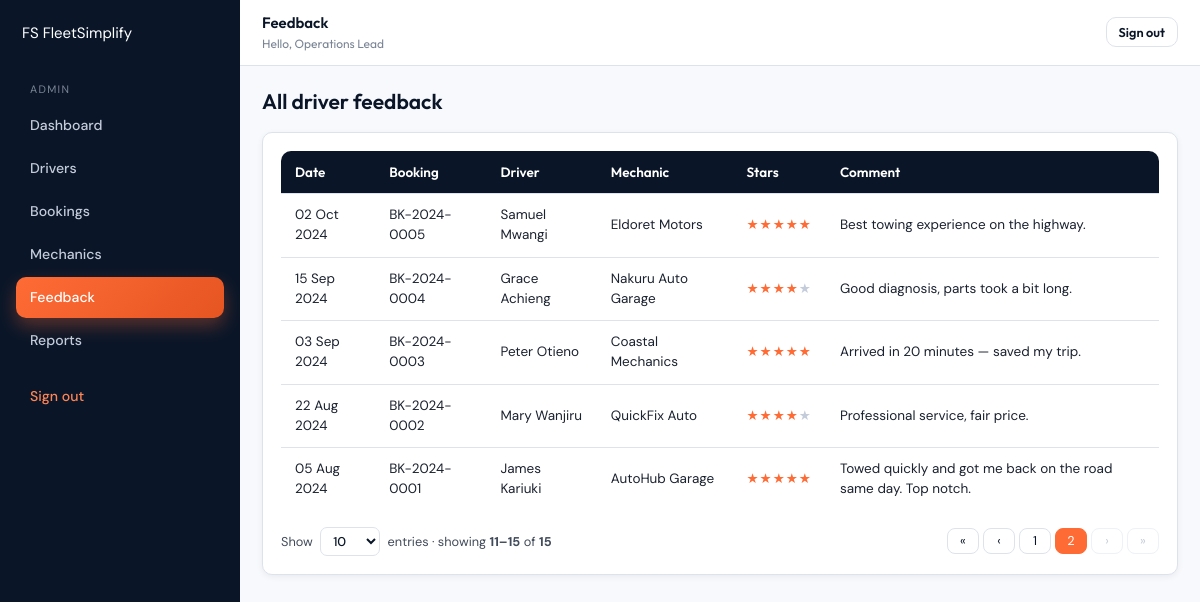
Before: /admin/feedback.php?page=2&per=10 (signed in) with the older database file.
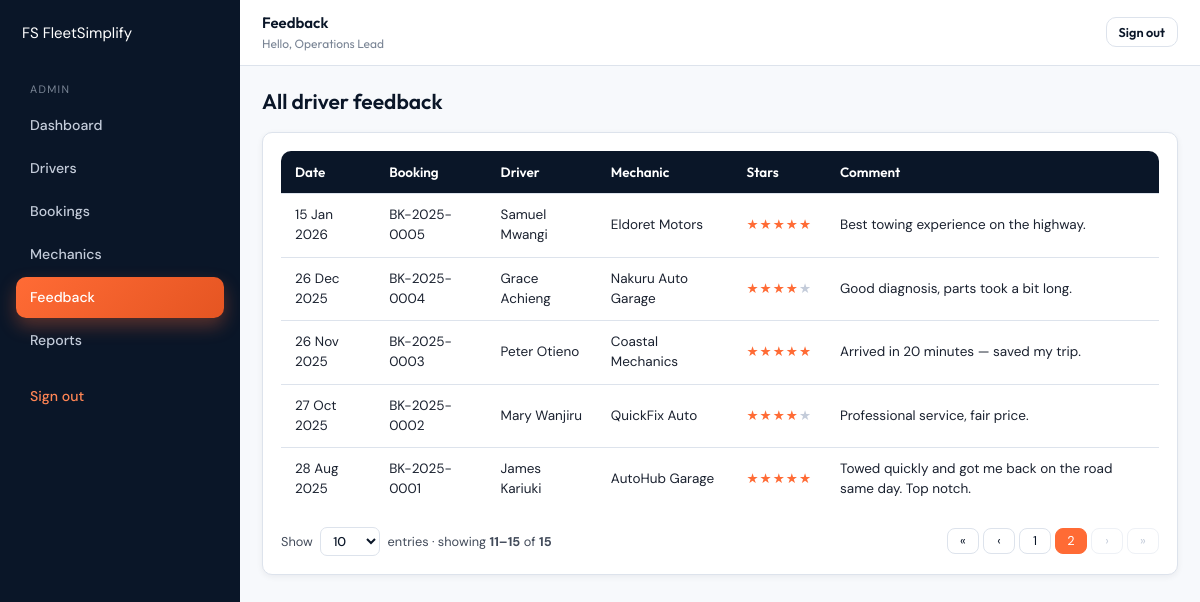
After: the same page with the newer database file.
### tables this page shows
CREATE TABLE ratings (
  id          INT UNSIGNED NOT NULL AUTO_INCREMENT,
  booking_id  INT UNSIGNED NOT NULL,
  user_id     INT UNSIGNED NOT NULL,
  mechanic_id INT UNSIGNED NOT NULL,
  rating      TINYINT UNSIGNED NOT NULL,
  comment     TEXT NULL,
  created_at  TIMESTAMP NOT NULL DEFAULT CURRENT_TIMESTAMP,
  PRIMARY KEY (id),
  UNIQUE KEY uq_ratings_booking (booking_id),
  KEY idx_ratings_mechanic (mechanic_id),
  CONSTRAINT fk_ratings_booking  FOREIGN KEY (booking_id)  REFERENCES bookings(id)  ON DELETE CASCADE,
  CONSTRAINT fk_ratings_user     FOREIGN KEY (user_id)     REFERENCES users(id)     ON DELETE CASCADE,
  CONSTRAINT fk_ratings_mechanic FOREIGN KEY (mechanic_id) REFERENCES mechanics(id) ON DELETE CASCADE,
  CONSTRAINT chk_ratings_range CHECK (rating BETWEEN 1 AND 5)
);

CREATE TABLE bookings (
  id                  INT UNSIGNED NOT NULL AUTO_INCREMENT,
  booking_number      VARCHAR(20)  NOT NULL,
  user_id             INT UNSIGNED NOT NULL,
  mechanic_id         INT UNSIGNED NULL,
  vehicle_plate       VARCHAR(20)  NOT NULL,
  vehicle_type        VARCHAR(40)  NOT NULL,
  breakdown_cause     VARCHAR(60)  NOT NULL,
  breakdown_location  VARCHAR(60)  NOT NULL,
  severity            VARCHAR(20)  NOT NULL DEFAULT 'Minor',
  status              ENUM('new','in_progress','completed','rejected') NOT NULL DEFAULT 'new',
  repair_method       VARCHAR(60)  NULL,
  downtime_reason     VARCHAR(60)  NULL,
  spare_parts_used    VARCHAR(255) NULL,
  repair_time_minutes INT UNSIGNED NULL,
  amount              DECIMAL(10,2) NOT NULL DEFAULT 0,
  driver_lat          DECIMAL(10,7) NULL,
  driver_lng          DECIMAL(10,7) NULL,
  created_at          TIMESTAMP    NOT NULL DEFAULT CURRENT_TIMESTAMP,
  updated_at          TIMESTAMP    NOT NULL DEFAULT CURRENT_TIMESTAMP ON UPDATE CURRENT_TIMESTAMP,
  PRIMARY KEY (id),
  UNIQUE KEY uq_bookings_number (booking_number),
  KEY idx_bookings_user (user_id),
  KEY idx_bookings_mechanic (mechanic_id),
  KEY idx_bookings_status (status),
  KEY idx_bookings_created (created_at),
  CONSTRAINT fk_bookings_user FOREIGN KEY (user_id) REFERENCES users(id) ON DELETE CASCADE,
  CONSTRAINT fk_bookings_mechanic FOREIGN KEY (mechanic_id) REFERENCES mechanics(id) ON DELETE SET NULL
);

CREATE TABLE users (
  id          INT UNSIGNED NOT NULL AUTO_INCREMENT,
  name        VARCHAR(120) NOT NULL,
  email       VARCHAR(190) NOT NULL,
  password    VARCHAR(255) NOT NULL,
  mobile      VARCHAR(10)  NOT NULL,
  created_at  TIMESTAMP    NOT NULL DEFAULT CURRENT_TIMESTAMP,
  PRIMARY KEY (id),
  UNIQUE KEY uq_users_email (email)
);

CREATE TABLE mechanics (
  id                  INT UNSIGNED NOT NULL AUTO_INCREMENT,
  name                VARCHAR(120) NOT NULL,
  email               VARCHAR(190) NOT NULL,
  password            VARCHAR(255) NOT NULL,
  mobile              VARCHAR(10)  NOT NULL,
  town                VARCHAR(80)  NOT NULL,
  address             VARCHAR(255) NOT NULL,
  licence_no          VARCHAR(60)  NOT NULL,
  business_name       VARCHAR(150) NOT NULL,
  service_description VARCHAR(255) NOT NULL DEFAULT '',
  availability        VARCHAR(120) NOT NULL DEFAULT '24/7',
  status              ENUM('pending','approved') NOT NULL DEFAULT 'pending',
  created_at          TIMESTAMP    NOT NULL DEFAULT CURRENT_TIMESTAMP,
  PRIMARY KEY (id),
  UNIQUE KEY uq_mechanics_email (email),
  KEY idx_mechanics_status (status),
  KEY idx_mechanics_town (town)
);

### config/init.php (called while the page is built, shortened)
<?php
function e(?string $s): string {
    return htmlspecialchars((string)$s, ENT_QUOTES | ENT_SUBSTITUTE, 'UTF-8');
}
function paginate(int $total, array $allowed = [10, 25, 50, 100], int $default = 10): array {
    $per = (int)($_GET['per'] ?? $default);
    $pages = max(1, (int)ceil($total / $per));
    $page  = max(1, (int)($_GET['page'] ?? 1));
    return [
        'total'  => $total,
        'per'    => $per,
        'page'   => $page,
        'pages'  => $pages,
        'offset' => ($page - 1) * $per,
        'allowed'=> $allowed,
    ];
}
function current_user(): ?array {
    if (!empty($_SESSION['role']) && !empty($_SESSION['uid'])) {
        return [
            'role' => $_SESSION['role'],
            'uid'  => (int)$_SESSION['uid'],
            'name' => $_SESSION['name'] ?? '',
        ];
    }
    return null;
}
function base_url(): string {
    $script = $_SERVER['SCRIPT_NAME'] ?? '';
    $segments = explode('/', trim($script, '/'));
    $known = ['auth', 'user', 'mechanic', 'admin', 'api', 'partials'];
    $parts = [];
    foreach ($segments as $seg) {
        if (in_array($seg, $known, true) || preg_match('/\.php$/', $seg)) break;
        $parts[] = $seg;
    }
    $base = '/' . implode('/', $parts);
    if ($base === '/') return '';
    return rtrim($base, '/');
}
function url(string $path): string {
    return base_url() . '/' . ltrim($path, '/');
}
function require_role(string $role): void {
    $u = current_user();
}

### admin/feedback.php (the view, shortened to what this page needs)
<?php
require_once __DIR__ . '/../config/init.php';
$pdo = db();
$total = (int)$pdo->query('SELECT COUNT(*) FROM ratings')->fetchColumn();
$pg = paginate($total);
$st = $pdo->prepare("
    SELECT r.rating, r.comment, r.created_at, b.booking_number, u.name AS driver, m.business_name AS mechanic
    FROM ratings r
    JOIN bookings b ON b.id = r.booking_id
    JOIN users u    ON u.id = r.user_id
    JOIN mechanics m ON m.id = r.mechanic_id
    ORDER BY r.created_at DESC
    LIMIT :lim OFFSET :off
");
$st->bindValue(':lim', $pg['per'],    PDO::PARAM_INT);
$st->bindValue(':off', $pg['offset'], PDO::PARAM_INT);
$st->execute();
$rows = $st->fetchAll();
$page_title = 'Feedback';
include __DIR__ . '/../partials/header.php';
?>
<div class="app">
    <?php include __DIR__ . '/../partials/sidebar-admin.php'; ?>
    <main class="main">
        <?php include __DIR__ . '/../partials/topbar.php'; ?>
        <div class="content">
            <div class="page-h"><h2 style="margin:0">All driver feedback</h2></div>
            <div class="card">
                <?php if (!$rows): ?>
                    <p class="text-muted">No feedback yet.</p>
                <?php else: ?>
                <div class="table-wrap"><table class="table">
                    <thead><tr><th>Date</th><th>Booking</th><th>Driver</th><th>Mechanic</th><th>Stars</th><th>Comment</th></tr></thead>
                    <tbody>
                    <?php foreach ($rows as $r): ?>
                        <tr>
                            <td><?= e(date('d M Y', strtotime($r['created_at']))) ?></td>
                            <td><?= e($r['booking_number']) ?></td>
                            <td><?= e($r['driver']) ?></td>
                            <td><?= e($r['mechanic']) ?></td>
                            <td><span class="stars-ro"><?= str_repeat('★', (int)$r['rating']) . '<span class="off">' . str_repeat('★', 5 - (int)$r['rating']) . '</span>' ?></span></td>
                            <td><?= e($r['comment']) ?></td>
                        </tr>
                    <?php endforeach; ?>
                    </tbody>
                </table></div>
                <?php $base_qs = []; include __DIR__ . '/../partials/pager.php'; ?>
                <?php endif; ?>
            </div>
        </div>
    </main>
</div>
<?php include __DIR__ . '/../partials/footer.php'; ?>

### partials/header.php (shortened to what this page needs)
<?php
$page_title  = $page_title  ?? 'FleetSimplify';
$body_data   = $body_data   ?? [];
?>
<!doctype html>
<html lang="en">
<head>
<link rel="stylesheet" href="<?= e(url('assets/css/main.css')) ?>">
<link rel="stylesheet" href="<?= e(url('assets/css/dashboard.css')) ?>">
</head>
<body<?php foreach ($body_data as $k => $v): ?> data-<?= e($k) ?>="<?= e($v) ?>"<?php endforeach; ?>>

### partials/sidebar-admin.php
<?php
$active = basename($_SERVER['PHP_SELF']);
?>
<aside class="sidebar">
    <span class="brand"><span class="brand-mark">FS</span> FleetSimplify</span>
    <nav>
        <div class="heading">Admin</div>
        <a href="<?= e(url('admin/dashboard.php')) ?>" class="<?= $active === 'dashboard.php' ? 'active' : '' ?>">Dashboard</a>
        <a href="<?= e(url('admin/drivers.php'))   ?>" class="<?= $active === 'drivers.php'   ? 'active' : '' ?>">Drivers</a>
        <a href="<?= e(url('admin/bookings.php'))  ?>" class="<?= $active === 'bookings.php'  ? 'active' : '' ?>">Bookings</a>
        <a href="<?= e(url('admin/mechanics.php')) ?>" class="<?= $active === 'mechanics.php' ? 'active' : '' ?>">Mechanics</a>
        <a href="<?= e(url('admin/feedback.php'))  ?>" class="<?= $active === 'feedback.php'  ? 'active' : '' ?>">Feedback</a>
        <a href="<?= e(url('admin/reports.php'))   ?>" class="<?= $active === 'reports.php'   ? 'active' : '' ?>">Reports</a>
        <div class="logout-link">
            <a href="<?= e(url('auth/logout.php')) ?>" style="color:#FF8554">Sign out</a>
        </div>
    </nav>
</aside>

### partials/topbar.php (shortened to what this page needs)
<?php
$u = $u ?? current_user();
$page_title = $page_title ?? '';
?>
<div class="topbar">
    <div class="greeting">
        <?= e($page_title ?: 'Dashboard') ?>
        <small>Hello, <?= e($u['name'] ?? '') ?></small>
    </div>
    <div class="topbar-actions">
        <a class="btn btn-outline btn-sm" href="<?= e(url('auth/logout.php')) ?>">Sign out</a>
    </div>
</div>

### partials/pager.php (shortened to what this page needs)
<?php
$pg = $pg ?? null;
$base_qs = $base_qs ?? [];
$build = function (array $extra) use ($base_qs) {
    return '?' . http_build_query(array_merge($base_qs, $extra));
};
$first = max(1, $pg['page'] - 2);
$last  = min($pg['pages'], $pg['page'] + 2);
$range_from = $pg['total'] === 0 ? 0 : ($pg['offset'] + 1);
$range_to   = min($pg['total'], $pg['offset'] + $pg['per']);
?>
<div class="pager-bar">
    <div class="pager-info">
        Show
        <select class="pager-per" onchange="window.location.href=this.value">
            <?php foreach ($pg['allowed'] as $p): ?>
                <option value="<?= e($build(['per' => $p, 'page' => 1])) ?>" <?= $p === $pg['per'] ? 'selected' : '' ?>><?= $p ?></option>
            <?php endforeach; ?>
        </select>
        entries · showing <strong><?= $range_from ?>&ndash;<?= $range_to ?></strong> of <strong><?= $pg['total'] ?></strong>
    </div>
    <div class="pager">
        <?php if ($pg['page'] > 1): ?>
            <a href="<?= e($build(['page' => 1, 'per' => $pg['per']])) ?>">«</a>
            <a href="<?= e($build(['page' => $pg['page'] - 1, 'per' => $pg['per']])) ?>">‹</a>
        <?php else: ?>
            <span class="disabled">«</span><span class="disabled">‹</span>
        <?php endif; ?>
        <?php for ($i = $first; $i <= $last; $i++): ?>
            <?php if ($i === $pg['page']): ?>
                <span class="active"><?= $i ?></span>
            <?php else: ?>
                <a href="<?= e($build(['page' => $i, 'per' => $pg['per']])) ?>"><?= $i ?></a>
            <?php endif; ?>
        <?php endfor; ?>
        <?php if ($pg['page'] < $pg['pages']): ?>
            <a href="<?= e($build(['page' => $pg['page'] + 1, 'per' => $pg['per']])) ?>">›</a>
            <a href="<?= e($build(['page' => $pg['pages'], 'per' => $pg['per']])) ?>">»</a>
        <?php else: ?>
            <span class="disabled">›</span><span class="disabled">»</span>
        <?php endif; ?>
    </div>
</div>

### partials/footer.php (shortened to what this page needs)
</body>
</html>

### assets/css/main.css (style rules this page uses)
:root { --navy: #0A1628; --navy-2: #112441; --navy-3: #1B3055; --orange: #FF6B35; --orange-2: #FF8554; --orange-3: #E55522; --white: #ffffff; --grey-50: #F7F9FC; --grey-100: #EEF1F6; --grey-200: #DDE3EC; --grey-300: #C4CCDA; --grey-500: #7A8595; --grey-700: #424B5A; --grey-900: #1B2230; --success: #1F9D55; --success-bg: #DEF7EC; --warning: #F59E0B; --warning-bg: #FEF3C7; --danger: #DC2626; --danger-bg: #FEE2E2; --info: #2563EB; --info-bg: #DBEAFE; --shadow-sm: 0 2px 6px rgba(10,22,40,.06); --shadow: 0 6px 24px rgba(10,22,40,.08); --radius: 10px; }
* { box-sizing: border-box; }
html, body { margin: 0; padding: 0; background: var(--grey-50); color: var(--grey-900); font-family: 'DM Sans', system-ui, sans-serif; font-size: 15px; line-height: 1.5; min-height: 100vh; }
h1, h2, h3, h4, h5 { font-family: 'Outfit', system-ui, sans-serif; color: var(--navy); margin: 0 0 .5em; line-height: 1.25; font-weight: 600; }
h2 { font-size: 1.4rem; }
a { color: var(--orange); text-decoration: none; }
.btn { display: inline-flex; align-items: center; justify-content: center; gap: 8px; padding: 11px 20px; border: 0; border-radius: var(--radius); background: var(--orange); color: var(--white); font: 600 .95rem 'Outfit', sans-serif; cursor: pointer; transition: transform .12s ease, background .12s ease, box-shadow .12s ease; text-decoration: none; line-height: 1.1; }
.btn-outline { background: transparent; color: var(--navy); border: 1.5px solid var(--grey-200); }
.btn-sm { padding: 7px 12px; font-size: .85rem; }
.card { background: var(--white); border: 1px solid var(--grey-200); border-radius: var(--radius); box-shadow: var(--shadow-sm); padding: 18px; }
.table-wrap { overflow-x: auto; }
.table { width: 100%; border-collapse: collapse; background: var(--white); border-radius: var(--radius); overflow: hidden; }
.table th, .table td { padding: 11px 14px; text-align: left; border-bottom: 1px solid var(--grey-200); font-size: .9rem; }
.table thead { background: var(--navy); color: var(--white); }
.table thead th { font-family: 'Outfit', sans-serif; font-weight: 600; }
.table tbody tr:last-child td { border-bottom: 0; }
.pager-bar { display: flex; align-items: center; justify-content: space-between; flex-wrap: wrap; gap: 12px; margin-top: 16px; }
.pager-info { color: var(--grey-700); font-size: .85rem; }
.pager-info .pager-per { margin: 0 4px; padding: 4px 8px; border-radius: 7px; border: 1.5px solid var(--grey-200); background: var(--white); font: 500 .85rem 'DM Sans', sans-serif; color: var(--navy); cursor: pointer; }
.pager { display: flex; gap: 4px; align-items: center; flex-wrap: wrap; }
.pager a, .pager span { padding: 6px 11px; border-radius: 8px; border: 1px solid var(--grey-200); color: var(--navy); font-size: .85rem; background: var(--white); line-height: 1; min-width: 32px; text-align: center; }
.pager .active { background: var(--orange); color: var(--white); border-color: var(--orange); }
.pager .disabled { color: var(--grey-300); border-color: var(--grey-100); cursor: not-allowed; }

Changed rows visible on the page:
changed ratings "Best towing experience on the highway.": created_at "02 Oct 2024" → "15 Jan 2026"; booking.booking_number "BK-2024-0005" → "BK-2025-0005"
changed ratings "Good diagnosis, parts took a bit long.": created_at "15 Sep 2024" → "26 Dec 2025"; booking.booking_number "BK-2024-0004" → "BK-2025-0004"
changed ratings "Peter Otieno": created_at "03 Sep 2024" → "26 Nov 2025"; booking.booking_number "BK-2024-0003" → "BK-2025-0003"
changed ratings "Professional service, fair price.": created_at "22 Aug 2024" → "27 Oct 2025"; booking.booking_number "BK-2024-0002" → "BK-2025-0002"
changed ratings "Towed quickly and got me back on the road same day. Top notch.": created_at "05 Aug 2024" → "28 Aug 2025"; booking.booking_number "BK-2024-0001" → "BK-2025-0001"
